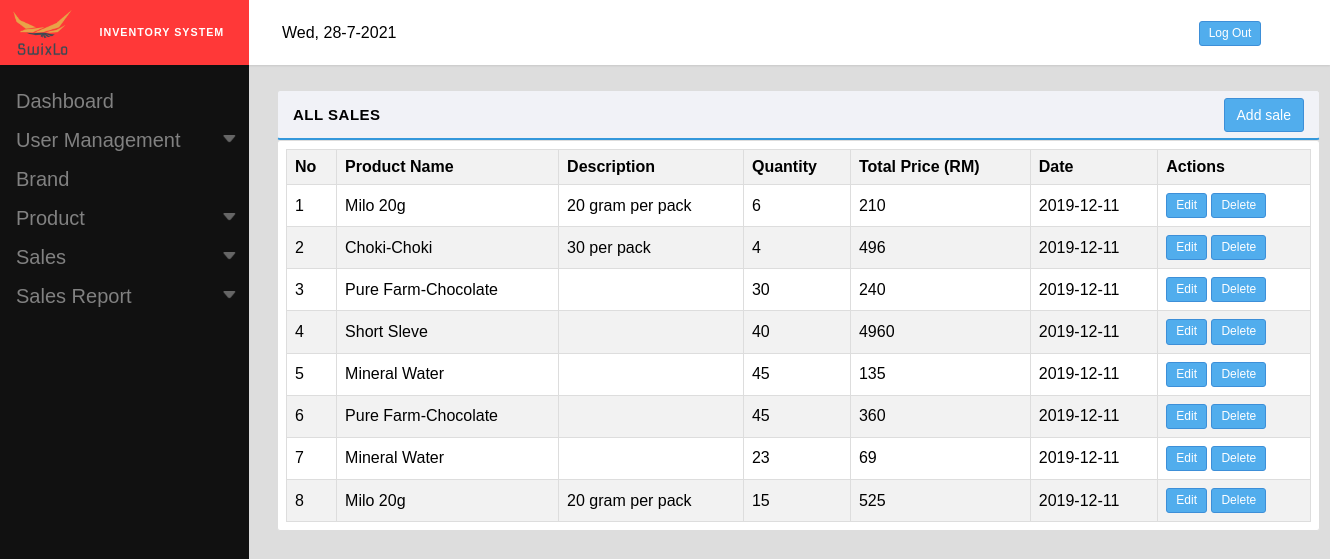
/managesales.php (signed in), run on the app's committed database.
### tables this page shows
CREATE TABLE `sales` (
  `sale_id` int(32) NOT NULL,
  `buy_price1` int(11) NOT NULL,
  `total_price` int(255) NOT NULL,
  `total_quantity` int(255) NOT NULL,
  `product_id` int(255) NOT NULL,
  `date` date NOT NULL,
  `UserId` int(255) NOT NULL
);

CREATE TABLE `products` (
  `product_id` int(32) NOT NULL,
  `product_name` varchar(255) NOT NULL,
  `product_detail` varchar(255) NOT NULL,
  `buy_price` int(255) NOT NULL,
  `sell_price` int(255) NOT NULL,
  `categorie_id` int(32) NOT NULL,
  `product_quantity` int(255) NOT NULL
);

### managesales.php (the view, shortened to what this page needs)
<!DOCTYPE html>
<html>
<head>
	<link rel="stylesheet" type="text/css" href="stylesheets/style.css">
</head>
<body>
<?php include_once('layouts/header.php'); ?>
<?php include_once('layouts/menu.php'); ?>
<div class="main-page">
		<div class="table new-setting">
			 <div class="tabl1 manage-user">
     		 <div class="head">
        		<strong>
                <span>All sales</span>
                 <div class="user-head1">
                  <form method="post" action="addSales.php">
                    <button class="button submit-button1">Add sale</button>
                  </form>
                </div>
              </strong>
     		 </div>
     		 <div class="body" style="margin-bottom: 2em;">
       			 <table>
       				 <thead>
        				<tr>
          					<th>No</th>
          					<th>Product Name</th>
                    <th>Description</th>
          					<th>Quantity</th>
          					<th>Total Price (RM)</th>
                    <th>Date</th>
                    <th>Actions</th>
       					</tr>
        			</thead>
        			<tbody>
          				<tr>
            				<?php
                  require('includes/connect.php');
                  $level=$_SESSION['level'];
                  $userId=$_SESSION['userId'];
                  $no =1;
                  if ($level==2) {
                      $result = $conn->query("SELECT * FROM sales INNER JOIN products ON sales.product_id = products.product_id WHERE UserId='$userId' ORDER BY date DESC ");
                  }
                  else
                  {
                      $result = $conn->query("SELECT * FROM sales INNER JOIN products ON sales.product_id = products.product_id ORDER BY date DESC");
                  }
                  while($row = $result->fetch_assoc()) {
                  echo "<tr><td>" . $no++. "</td><td>" . $row["product_name"] . "</td><td>" . $row["product_detail"] . "</td><td>"
                  . $row["total_quantity"]. "</td><td>" . $row["total_price"]*$row['total_quantity'] . "</td><td>" . $row["date"] . "</td><td>" ?> <form method="POST"><button class="button0" name="edit">Edit</button>  <button OnClick="return confirm('Confirm to delete this data?');" class="button0" name="delete">Delete</button> </form><?php
                }
                  ?>
          			</tr>
        			</tbody>
      			</table>
      		</div>
    		</div>
		</div>
	</div>
</body>
</html>

### stylesheets/style.css (style rules this page uses)
* { margin: 0; padding: 0; box-sizing: border-box; }
body { background-color: #ddd; font-family: sans-serif; }
.button0 { border-radius:3px; transition: all 300ms ease-in-out; display: inline-block; padding: 3px 9px; margin-bottom: 0; font-size: 12px; font-weight:300; line-height: 1.42857143; text-align: center; white-space: nowrap; vertical-align: middle; touch-action: manipulation; cursor: pointer; user-select: none; background-image: none; border: 1px solid transparent; color: #fff; background-color: #51aded; border-color: #3d8fd8; }
tr:nth-child(odd) { background-color: #f2f2f2; }
.table { position: relative; height: 145px; width: 1050px; left: 278px; top: 105px; padding-left: 7px; }
.head { border:solid 1px #ddd; text-transform: uppercase; font-size: 15px; letter-spacing: 0.5px; padding: 15px; border-bottom:solid 2px #3498DB; border-radius: 3px; background-color: #f1f2f7; }
th,tr,td { border:solid 1px #ddd; text-align: left; padding: 8px; }
table { border-collapse: collapse; width: 100%; }
.body { padding: 8px; background-color: white; border-radius: 3px; border:solid 1px #ddd; }
.button { border-radius:3px; transition: all 300ms ease-in-out; display: inline-block; padding: 6px 12px; margin-bottom: 0; font-size: 14px; font-weight: 400; line-height: 1.42857143; text-align: center; white-space: nowrap; vertical-align: middle; touch-action: manipulation; cursor: pointer; user-select: none; background-image: none; border: 1px solid transparent; }
.manage-user { width: 100%; }
.new-setting { top:90px; left: 270px; }
.submit-button1 { color: #fff; background-color: #51aded; border-color: #3d8fd8; }
.user-head1 { position: relative; float: right; top: -8px; }

### data on the page
sales: product.product_name "Milo 20g", product.product_detail "20 gram per pack", total_quantity "6", $row["total_price"]*$row['total_quantity'] "210", date "2019-12-11"
sales: product.product_name "Choki-Choki", product.product_detail "30 per pack", total_quantity "4", $row["total_price"]*$row['total_quantity'] "496", date "2019-12-11"
sales: product.product_name "Pure Farm-Chocolate", total_quantity "30", $row["total_price"]*$row['total_quantity'] "240", date "2019-12-11"
sales: product.product_name "Short Sleve", total_quantity "40", $row["total_price"]*$row['total_quantity'] "4960", date "2019-12-11"
sales: product.product_name "Mineral Water", total_quantity "45", $row["total_price"]*$row['total_quantity'] "135", date "2019-12-11"
sales: product.product_name "Pure Farm-Chocolate", total_quantity "45", $row["total_price"]*$row['total_quantity'] "360", date "2019-12-11"
sales: product.product_name "Mineral Water", total_quantity "23", $row["total_price"]*$row['total_quantity'] "69", date "2019-12-11"
sales: product.product_name "Milo 20g", product.product_detail "20 gram per pack", total_quantity "15", $row["total_price"]*$row['total_quantity'] "525", date "2019-12-11"
